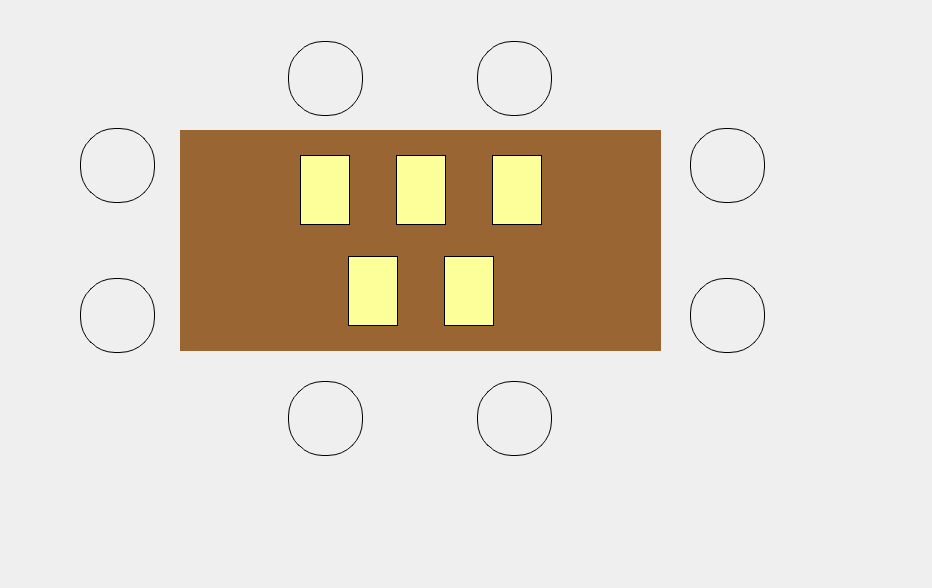
<?xml version="1.0" encoding="UTF-8"?>
<ui version="4.0">
 <class>Plateau</class>
 <widget class="QWidget" name="Plateau">
  <property name="geometry">
   <rect>
    <x>0</x>
    <y>0</y>
    <width>932</width>
    <height>588</height>
   </rect>
  </property>
  <property name="windowTitle">
   <string>Plateau</string>
  </property>
  <widget class="QFrame" name="frame">
   <property name="geometry">
    <rect>
     <x>180</x>
     <y>130</y>
     <width>481</width>
     <height>221</height>
    </rect>
   </property>
   <property name="frameShape">
    <enum>QFrame::StyledPanel</enum>
   </property>
   <property name="frameShadow">
    <enum>QFrame::Raised</enum>
   </property>
   <widget class="QWidget" name="table_widget" native="true">
    <property name="geometry">
     <rect>
      <x>0</x>
      <y>0</y>
      <width>481</width>
      <height>221</height>
     </rect>
    </property>
    <property name="styleSheet">
     <string notr="true">background-color:rgb(153, 102, 51);</string>
    </property>
    <widget class="QWidget" name="verticalLayoutWidget_6">
     <property name="geometry">
      <rect>
       <x>0</x>
       <y>0</y>
       <width>481</width>
       <height>221</height>
      </rect>
     </property>
     <layout class="QVBoxLayout" name="table_4">
      <item>
       <spacer name="table_top_spacer_4">
        <property name="orientation">
         <enum>Qt::Vertical</enum>
        </property>
        <property name="sizeHint" stdset="0">
         <size>
          <width>20</width>
          <height>40</height>
         </size>
        </property>
       </spacer>
      </item>
      <item>
       <layout class="QHBoxLayout" name="ligne_haut_4">
        <item>
         <spacer name="ligne_haut_left_spacer_4">
          <property name="orientation">
           <enum>Qt::Horizontal</enum>
          </property>
          <property name="sizeHint" stdset="0">
           <size>
            <width>40</width>
            <height>20</height>
           </size>
          </property>
         </spacer>
        </item>
        <item>
         <widget class="QWidget" name="card_16" native="true">
          <property name="minimumSize">
           <size>
            <width>50</width>
            <height>70</height>
           </size>
          </property>
          <property name="maximumSize">
           <size>
            <width>50</width>
            <height>70</height>
           </size>
          </property>
          <property name="styleSheet">
           <string notr="true">border : 1px solid black;
background-color: rgb(253, 255, 153);</string>
          </property>
         </widget>
        </item>
        <item>
         <spacer name="ligne_haut_center_left_spacer_4">
          <property name="orientation">
           <enum>Qt::Horizontal</enum>
          </property>
          <property name="sizeType">
           <enum>QSizePolicy::Minimum</enum>
          </property>
          <property name="sizeHint" stdset="0">
           <size>
            <width>40</width>
            <height>20</height>
           </size>
          </property>
         </spacer>
        </item>
        <item>
         <widget class="QWidget" name="card_17" native="true">
          <property name="minimumSize">
           <size>
            <width>50</width>
            <height>70</height>
           </size>
          </property>
          <property name="maximumSize">
           <size>
            <width>50</width>
            <height>70</height>
           </size>
          </property>
          <property name="styleSheet">
           <string notr="true">border : 1px solid black;
background-color: rgb(253, 255, 153);</string>
          </property>
         </widget>
        </item>
        <item>
         <spacer name="ligne_haut_center_right_spacer_4">
          <property name="orientation">
           <enum>Qt::Horizontal</enum>
          </property>
          <property name="sizeType">
           <enum>QSizePolicy::Minimum</enum>
          </property>
          <property name="sizeHint" stdset="0">
           <size>
            <width>40</width>
            <height>20</height>
           </size>
          </property>
         </spacer>
        </item>
        <item>
         <widget class="QWidget" name="card_18" native="true">
          <property name="minimumSize">
           <size>
            <width>50</width>
            <height>70</height>
           </size>
          </property>
          <property name="maximumSize">
           <size>
            <width>50</width>
            <height>70</height>
           </size>
          </property>
          <property name="styleSheet">
           <string notr="true">border : 1px solid black;
background-color: rgb(253, 255, 153);</string>
          </property>
         </widget>
        </item>
        <item>
         <spacer name="lige_haut_right_spacer_4">
          <property name="orientation">
           <enum>Qt::Horizontal</enum>
          </property>
          <property name="sizeHint" stdset="0">
           <size>
            <width>40</width>
            <height>20</height>
           </size>
          </property>
         </spacer>
        </item>
       </layout>
      </item>
      <item>
       <spacer name="table_center_spacer_4">
        <property name="orientation">
         <enum>Qt::Vertical</enum>
        </property>
        <property name="sizeHint" stdset="0">
         <size>
          <width>20</width>
          <height>40</height>
         </size>
        </property>
       </spacer>
      </item>
      <item>
       <layout class="QHBoxLayout" name="ligne_bas_4">
        <item>
         <spacer name="ligne_bas_left_spacer_4">
          <property name="orientation">
           <enum>Qt::Horizontal</enum>
          </property>
          <property name="sizeHint" stdset="0">
           <size>
            <width>40</width>
            <height>20</height>
           </size>
          </property>
         </spacer>
        </item>
        <item>
         <widget class="QWidget" name="card_19" native="true">
          <property name="minimumSize">
           <size>
            <width>50</width>
            <height>70</height>
           </size>
          </property>
          <property name="maximumSize">
           <size>
            <width>50</width>
            <height>70</height>
           </size>
          </property>
          <property name="styleSheet">
           <string notr="true">border : 1px solid black;
background-color: rgb(253, 255, 153);</string>
          </property>
         </widget>
        </item>
        <item>
         <spacer name="ligne_bas_center_spacer_4">
          <property name="orientation">
           <enum>Qt::Horizontal</enum>
          </property>
          <property name="sizeType">
           <enum>QSizePolicy::Minimum</enum>
          </property>
          <property name="sizeHint" stdset="0">
           <size>
            <width>40</width>
            <height>20</height>
           </size>
          </property>
         </spacer>
        </item>
        <item>
         <widget class="QWidget" name="card_20" native="true">
          <property name="minimumSize">
           <size>
            <width>50</width>
            <height>70</height>
           </size>
          </property>
          <property name="maximumSize">
           <size>
            <width>50</width>
            <height>70</height>
           </size>
          </property>
          <property name="styleSheet">
           <string notr="true">border : 1px solid black;
background-color: rgb(253, 255, 153);</string>
          </property>
         </widget>
        </item>
        <item>
         <spacer name="ligne_bas_right_spacer_4">
          <property name="orientation">
           <enum>Qt::Horizontal</enum>
          </property>
          <property name="sizeHint" stdset="0">
           <size>
            <width>40</width>
            <height>20</height>
           </size>
          </property>
         </spacer>
        </item>
       </layout>
      </item>
      <item>
       <spacer name="table_bot_spacer_4">
        <property name="orientation">
         <enum>Qt::Vertical</enum>
        </property>
        <property name="sizeHint" stdset="0">
         <size>
          <width>20</width>
          <height>40</height>
         </size>
        </property>
       </spacer>
      </item>
     </layout>
    </widget>
   </widget>
  </widget>
  <widget class="QWidget" name="horizontalLayoutWidget_3">
   <property name="geometry">
    <rect>
     <x>0</x>
     <y>0</y>
     <width>841</width>
     <height>41</height>
    </rect>
   </property>
   <layout class="QHBoxLayout" name="Infos_line"/>
  </widget>
  <widget class="QWidget" name="horizontalLayoutWidget_2">
   <property name="geometry">
    <rect>
     <x>180</x>
     <y>380</y>
     <width>481</width>
     <height>77</height>
    </rect>
   </property>
   <layout class="QHBoxLayout" name="player_line_bot">
    <property name="sizeConstraint">
     <enum>QLayout::SetDefaultConstraint</enum>
    </property>
    <item>
     <spacer name="players_bot_left_spacer">
      <property name="orientation">
       <enum>Qt::Horizontal</enum>
      </property>
      <property name="sizeType">
       <enum>QSizePolicy::Preferred</enum>
      </property>
      <property name="sizeHint" stdset="0">
       <size>
        <width>40</width>
        <height>20</height>
       </size>
      </property>
     </spacer>
    </item>
    <item>
     <widget class="QWidget" name="player_bot_left" native="true">
      <property name="minimumSize">
       <size>
        <width>75</width>
        <height>75</height>
       </size>
      </property>
      <property name="maximumSize">
       <size>
        <width>75</width>
        <height>75</height>
       </size>
      </property>
      <property name="styleSheet">
       <string notr="true">border : 1px solid black;
border-radius:35px;</string>
      </property>
     </widget>
    </item>
    <item>
     <spacer name="players_bot_center_spacer">
      <property name="orientation">
       <enum>Qt::Horizontal</enum>
      </property>
      <property name="sizeType">
       <enum>QSizePolicy::Minimum</enum>
      </property>
      <property name="sizeHint" stdset="0">
       <size>
        <width>40</width>
        <height>20</height>
       </size>
      </property>
     </spacer>
    </item>
    <item>
     <widget class="QWidget" name="player_bot_right" native="true">
      <property name="minimumSize">
       <size>
        <width>75</width>
        <height>75</height>
       </size>
      </property>
      <property name="maximumSize">
       <size>
        <width>75</width>
        <height>75</height>
       </size>
      </property>
      <property name="styleSheet">
       <string notr="true">border : 1px solid black;
border-radius:35px;</string>
      </property>
     </widget>
    </item>
    <item>
     <spacer name="players_bot_right_spacer">
      <property name="orientation">
       <enum>Qt::Horizontal</enum>
      </property>
      <property name="sizeType">
       <enum>QSizePolicy::Preferred</enum>
      </property>
      <property name="sizeHint" stdset="0">
       <size>
        <width>40</width>
        <height>20</height>
       </size>
      </property>
     </spacer>
    </item>
   </layout>
  </widget>
  <widget class="QWidget" name="horizontalLayoutWidget_4">
   <property name="geometry">
    <rect>
     <x>180</x>
     <y>40</y>
     <width>481</width>
     <height>77</height>
    </rect>
   </property>
   <layout class="QHBoxLayout" name="player_line_top">
    <item>
     <spacer name="players_top_left_spacer">
      <property name="orientation">
       <enum>Qt::Horizontal</enum>
      </property>
      <property name="sizeType">
       <enum>QSizePolicy::Preferred</enum>
      </property>
      <property name="sizeHint" stdset="0">
       <size>
        <width>40</width>
        <height>20</height>
       </size>
      </property>
     </spacer>
    </item>
    <item>
     <widget class="QWidget" name="player_top_left" native="true">
      <property name="minimumSize">
       <size>
        <width>75</width>
        <height>75</height>
       </size>
      </property>
      <property name="maximumSize">
       <size>
        <width>75</width>
        <height>75</height>
       </size>
      </property>
      <property name="styleSheet">
       <string notr="true">border : 1px solid black;
border-radius:35px;</string>
      </property>
     </widget>
    </item>
    <item>
     <spacer name="players_top_center_spacer">
      <property name="orientation">
       <enum>Qt::Horizontal</enum>
      </property>
      <property name="sizeType">
       <enum>QSizePolicy::Minimum</enum>
      </property>
      <property name="sizeHint" stdset="0">
       <size>
        <width>40</width>
        <height>20</height>
       </size>
      </property>
     </spacer>
    </item>
    <item>
     <widget class="QWidget" name="player_top_right" native="true">
      <property name="minimumSize">
       <size>
        <width>75</width>
        <height>75</height>
       </size>
      </property>
      <property name="maximumSize">
       <size>
        <width>75</width>
        <height>75</height>
       </size>
      </property>
      <property name="styleSheet">
       <string notr="true">border : 1px solid black;
border-radius:35px;</string>
      </property>
     </widget>
    </item>
    <item>
     <spacer name="players_top_right_spacer">
      <property name="orientation">
       <enum>Qt::Horizontal</enum>
      </property>
      <property name="sizeType">
       <enum>QSizePolicy::Preferred</enum>
      </property>
      <property name="sizeHint" stdset="0">
       <size>
        <width>40</width>
        <height>20</height>
       </size>
      </property>
     </spacer>
    </item>
   </layout>
  </widget>
  <widget class="QWidget" name="verticalLayoutWidget">
   <property name="geometry">
    <rect>
     <x>80</x>
     <y>60</y>
     <width>77</width>
     <height>361</height>
    </rect>
   </property>
   <layout class="QVBoxLayout" name="players_line_left">
    <item>
     <spacer name="players_left_top_spacer">
      <property name="orientation">
       <enum>Qt::Vertical</enum>
      </property>
      <property name="sizeHint" stdset="0">
       <size>
        <width>20</width>
        <height>40</height>
       </size>
      </property>
     </spacer>
    </item>
    <item>
     <widget class="QWidget" name="player_left_top" native="true">
      <property name="minimumSize">
       <size>
        <width>75</width>
        <height>75</height>
       </size>
      </property>
      <property name="maximumSize">
       <size>
        <width>75</width>
        <height>75</height>
       </size>
      </property>
      <property name="styleSheet">
       <string notr="true">border : 1px solid black;
border-radius:35px;</string>
      </property>
     </widget>
    </item>
    <item>
     <spacer name="players_left_center_spacer">
      <property name="orientation">
       <enum>Qt::Vertical</enum>
      </property>
      <property name="sizeHint" stdset="0">
       <size>
        <width>20</width>
        <height>40</height>
       </size>
      </property>
     </spacer>
    </item>
    <item>
     <widget class="QWidget" name="player_left_bot" native="true">
      <property name="minimumSize">
       <size>
        <width>75</width>
        <height>75</height>
       </size>
      </property>
      <property name="maximumSize">
       <size>
        <width>75</width>
        <height>75</height>
       </size>
      </property>
      <property name="styleSheet">
       <string notr="true">border : 1px solid black;
border-radius:35px;</string>
      </property>
     </widget>
    </item>
    <item>
     <spacer name="players_left_bot_spacer">
      <property name="orientation">
       <enum>Qt::Vertical</enum>
      </property>
      <property name="sizeHint" stdset="0">
       <size>
        <width>20</width>
        <height>40</height>
       </size>
      </property>
     </spacer>
    </item>
   </layout>
  </widget>
  <widget class="QWidget" name="verticalLayoutWidget_2">
   <property name="geometry">
    <rect>
     <x>690</x>
     <y>60</y>
     <width>77</width>
     <height>361</height>
    </rect>
   </property>
   <layout class="QVBoxLayout" name="players_line_right">
    <item>
     <spacer name="players_right_top_spacer">
      <property name="orientation">
       <enum>Qt::Vertical</enum>
      </property>
      <property name="sizeHint" stdset="0">
       <size>
        <width>20</width>
        <height>40</height>
       </size>
      </property>
     </spacer>
    </item>
    <item>
     <widget class="QWidget" name="player_right_top" native="true">
      <property name="minimumSize">
       <size>
        <width>75</width>
        <height>75</height>
       </size>
      </property>
      <property name="maximumSize">
       <size>
        <width>75</width>
        <height>75</height>
       </size>
      </property>
      <property name="styleSheet">
       <string notr="true">border : 1px solid black;
border-radius:35px;</string>
      </property>
     </widget>
    </item>
    <item>
     <spacer name="players_right_center_spacer">
      <property name="orientation">
       <enum>Qt::Vertical</enum>
      </property>
      <property name="sizeHint" stdset="0">
       <size>
        <width>20</width>
        <height>40</height>
       </size>
      </property>
     </spacer>
    </item>
    <item>
     <widget class="QWidget" name="player_right_bot" native="true">
      <property name="minimumSize">
       <size>
        <width>75</width>
        <height>75</height>
       </size>
      </property>
      <property name="maximumSize">
       <size>
        <width>75</width>
        <height>75</height>
       </size>
      </property>
      <property name="styleSheet">
       <string notr="true">border : 1px solid black;
border-radius:35px;</string>
      </property>
     </widget>
    </item>
    <item>
     <spacer name="players_right_bot_spacer">
      <property name="orientation">
       <enum>Qt::Vertical</enum>
      </property>
      <property name="sizeHint" stdset="0">
       <size>
        <width>20</width>
        <height>40</height>
       </size>
      </property>
     </spacer>
    </item>
   </layout>
  </widget>
 </widget>
 <resources/>
 <connections/>
</ui>
